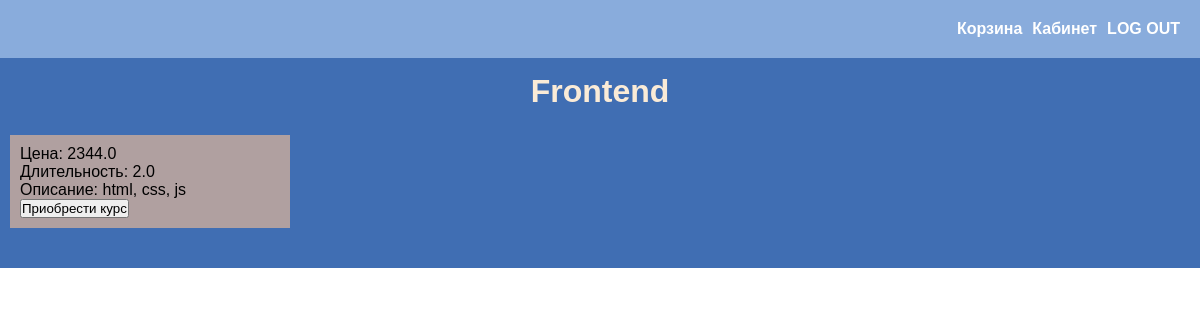
Page /course/Frontend (signed in) on the committed database.
### main_page/models.py (models this page shows)
class Course(models.Model):
    course_name = models.CharField(max_length=50)
    course_price = models.FloatField()
    course_period = models.FloatField()
    course_description = models.TextField()
    course_photo = models.ImageField(upload_to='media', null=True, blank=True)
    course_category = models.ForeignKey(Category, on_delete=models.CASCADE)
    added_date = models.DateTimeField(auto_now_add=True)
    def __str__(self):
        return self.course_name

### main_page/views.py (the view)
# urls.py: path('course/<str:pk>', views.get_course),
def get_course(request, pk):
    current_product = models.Course.objects.get(course_name=pk)
    return render(request, 'product.html', {'course': current_product})

### main_page/templates/product.html (shortened to what this page needs)
{% load static %}
<!DOCTYPE html>
<html lang="en">
<head>
    <link rel="stylesheet" href="{% static 'css/style.css' %}">
</head>
<body>
    <div class="container">
        <div class="container-block">
            <div class="header">
                <ul>
                    {% if not user.is_authenticated %}
                        <li><a href="/accounts/login">LOGIN</a></li>
                    {% else %}
                        <li><a href="/user_cart">Корзина</a></li>
                        <li><a href="/user_cabinet">Кабинет</a></li>
                        <li><a href="/accounts/logout">LOG OUT</a></li>
                    {% endif %}
                </ul>
            </div>
            <div class="courses">
                <div class="courses_all_text">
                    <h1>{{ course.course_name }}</h1>
                </div>
                <ul>
                    <div class="course_item">
                        <li>
                            <p>Цена: {{ course.course_price }}</p>
                            <p>Длительность: {{ course.course_period }}</p>
                            <p>Описание: {{ course.course_description }}</p>
                            <form method="post" action="/add_course/{{ course }}">
                                <button>Приобрести курс</button>
                            </form>
                        </li>
                    </div>
                </ul>
            </div>
        </div>
    </div>
</body>
</html>

### main_page/static/css/style.css (style rules this page uses)
* { padding: 0; margin: 0; box-sizing: border-box; font-family: sans-serif; }
.header { background:rgba(81, 132, 204, 0.673); font-family: sans-serif; }
.header ul { padding: 15px; display: flex; justify-content: flex-end; list-style: none; }
.header ul li { padding: 5px; }
.header ul li a { font-weight: bold; text-decoration: none; color: #ffff; }
.courses { padding: 15px 0; background: rgb(64, 110, 179); }
.courses_all_text { display: flex; justify-content: center; color: antiquewhite; }
.courses ul { display: flex; list-style: none; flex-wrap: wrap; padding: 15px 0; height: 100%; }
.courses ul .course_item { padding: 10px; flex: 0 1 25%; width: 100%; }
.courses ul li { background: rgb(176, 160, 160); padding: 10px; }

### rows in the picture
Course: course_name "Frontend", course_price "2344.0", course_period "2.0", course_description "html, css, js"
